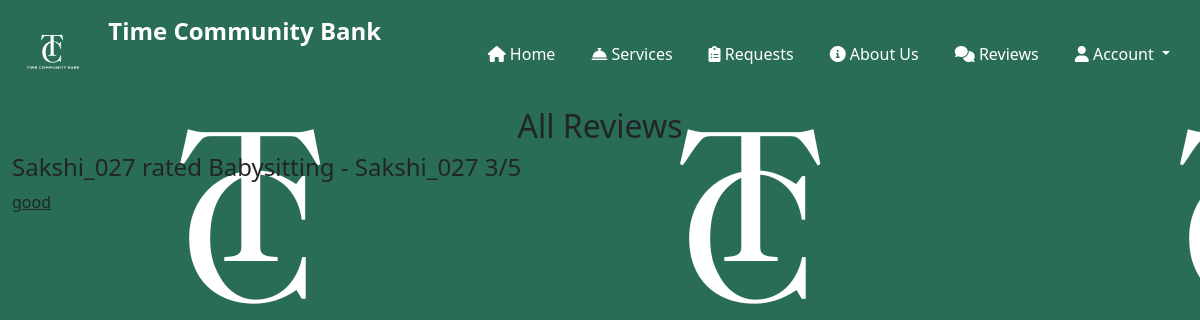
The app's page /reviews/ with its own data.
### demo/models.py (models this page shows, shortened)
class Review(models.Model):
    service = models.ForeignKey(Service, on_delete=models.CASCADE, related_name="reviews")
    user = models.ForeignKey(User, on_delete=models.CASCADE)
    rating = models.PositiveIntegerField(choices=[(1, '1'), (2, '2'), (3, '3'), (4, '4'), (5, '5')])  # Rating system from 1 to 5
    comment = models.TextField(blank=True, null=True)
    created_at = models.DateTimeField(auto_now_add=True)

class Service(models.Model):
    CATEGORY_CHOICES = [
        ('Babysitting', 'Babysitting'),
        ('Gardening', 'Gardening'),
        ('Tutoring', 'Tutoring'),
        ('Other', 'Other'),
    ]
    user = models.ForeignKey(User, on_delete=models.CASCADE, related_name="requests_posted")  # Request creator
    provider = models.ForeignKey(User, on_delete=models.CASCADE, related_name="requests_accepted", null=True, blank=True)  # User fulfilling the request
    credit_amount = models.DecimalField(max_digits=10, decimal_places=2, default=10)  # Credits for the task
    is_completed = models.BooleanField(default=False)  # Whether the task is marked as complete
    is_approved = models.BooleanField(default=False)  # Approval status by the requester
    created_at = models.DateTimeField(auto_now_add=True)
    updated_at = models.DateTimeField(auto_now=True)
    status = models.CharField(choices=[('open', 'Open'), ('completed', 'Completed')], default='open', max_length=10)
    title = models.CharField(max_length=100)
    description = models.TextField()
    name = models.CharField(max_length=255, default='Unnamed Service')
    price = models.DecimalField(max_digits=10, decimal_places=2,default=0.00)
    location = models.CharField(max_length=255, blank=True, null=True)  # Add location field
    category = models.CharField(max_length=100, default='General')
    hours_offered = models.DecimalField(max_digits=5, decimal_places=2)
    date_created = models.DateTimeField(auto_now_add=True)
    image = models.ImageField(upload_to='services_images/', null=True, blank=True)
    accepted = models.BooleanField(default=False)  # New field to track if the service is accepted
    def __str__(self):
        return f"{self.title} - {self.user.username}"
    class Meta:
        ordering = ['-created_at']

### demo/views.py (the view)
# urls.py: path('reviews/', views.all_reviews, name='all_reviews'),
def all_reviews(request):
    reviews = Review.objects.all()
    return render(request, 'all_reviews.html', {'reviews': reviews})

### templates/all_reviews.html (shortened to what this page needs)
{% load static %}
<!DOCTYPE html>
<html lang="en">
<head>
    <link rel="stylesheet" href="{% static 'home.css' %}">
    <link rel="stylesheet" href="https://cdnjs.cloudflare.com/ajax/libs/font-awesome/6.0.0/css/all.min.css">
    <link href="https://cdn.jsdelivr.net/npm/bootstrap@5.3.0-alpha1/dist/css/bootstrap.min.css" rel="stylesheet">
    </head>
    <body>
</head>
<body>
    <nav class="navbar navbar-expand-lg navbar-dark bg-primary custom-navbar">
        <div class="container-fluid">
            <a class="navbar-brand" href="#">
                <img src="{% static 'Logo.png' %}" alt="Logo" width="80" height="80" class="d-inline-block align-text-top">
                <span>Time Community Bank</span>
            </a>
            <div class="collapse navbar-collapse" id="navbarNav">
                <ul class="navbar-nav ms-auto text-center">
                    <li class="nav-item"><a class="nav-link" href="{% url 'home' %}"><i class="fas fa-home"></i> Home</a></li>
                    <li class="nav-item"><a class="nav-link" href="{% url 'service_list' %}"><i class="fas fa-concierge-bell"></i> Services</a></li>
                    <li class="nav-item"><a class="nav-link" href="{% url 'request_list' %}?category=Request"><i class="fas fa-clipboard-list"></i> Requests</a></li>
                    <li class="nav-item"><a class="nav-link" href="{% url 'about_us' %}"><i class="fas fa-info-circle"></i> About Us</a></li>
                    <li class="nav-item"><a class="nav-link" href="{% url 'all_reviews' %}"><i class="fas fa-comments"></i> Reviews</a></li>
                    <li class="nav-item dropdown">
                        <a class="nav-link dropdown-toggle" href="#" role="button" data-bs-toggle="dropdown" aria-expanded="false">
                            <i class="fas fa-user"></i> Account
                        </a>
                    </li>
                </ul>
            </div>
        </div>
    </nav>
    <h2 align="center">All Reviews</h2>
    {% for review in reviews %}
        <div class="container-fluid">
            <h4>{{ review.user.username }} rated {{review.service}} {{ review.rating }}/5</h4>
          <u><p>{{ review.comment }}</p></u>
        </div>
    {% empty %}
        <p>No reviews available.</p>
    {% endfor %}
</body>
</html>

### templates/all_reviews.html (style rules this page uses)
.custom-navbar { background-color:#2a6d56 !important; }
.custom-navbar .navbar-brand { font-size: 1.5rem; font-weight: bold; color:white; }
.custom-navbar .nav-link { color: white !important; }

### records on screen
Review: user.username "Sakshi_027", service "Babysitting - Sakshi_027", rating "3", comment "good"
